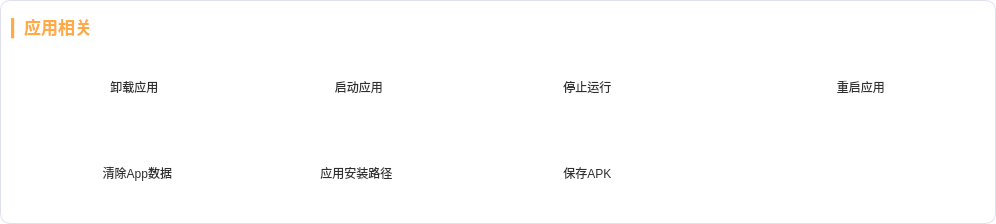
         <widget class="QWidget" name="widget_2" native="true">
          <property name="sizePolicy">
           <sizepolicy hsizetype="Expanding" vsizetype="Expanding">
            <horstretch>0</horstretch>
            <verstretch>0</verstretch>
           </sizepolicy>
          </property>
          <property name="minimumSize">
           <size>
            <width>0</width>
            <height>0</height>
           </size>
          </property>
          <property name="layoutDirection">
           <enum>Qt::LeftToRight</enum>
          </property>
          <property name="autoFillBackground">
           <bool>false</bool>
          </property>
          <property name="styleSheet">
           <string notr="true">QWidget{
	background-color:rgb(255, 255, 255);
	border-radius:10px;
	border: 1px solid rgb(223, 224, 238);
}</string>
          </property>
          <layout class="QGridLayout" name="gridLayout_3">
           <item row="0" column="0">
            <widget class="QLabel" name="label_7">
             <property name="sizePolicy">
              <sizepolicy hsizetype="Expanding" vsizetype="Fixed">
               <horstretch>0</horstretch>
               <verstretch>0</verstretch>
              </sizepolicy>
             </property>
             <property name="minimumSize">
              <size>
               <width>0</width>
               <height>30</height>
              </size>
             </property>
             <property name="font">
              <font>
               <family>华文楷体</family>
               <pointsize>13</pointsize>
               <weight>75</weight>
               <italic>false</italic>
               <bold>true</bold>
              </font>
             </property>
             <property name="styleSheet">
              <string notr="true">QLabel{
	font: 13pt &quot;华文楷体&quot;;
	font-weight:bold;
	color:rgb(255, 170, 68);
	border: none;
}</string>
             </property>
             <property name="text">
              <string>▎应用相关</string>
             </property>
            </widget>
           </item>
           <item row="2" column="0">
            <widget class="QToolButton" name="btn_uninstall_app">
             <property name="sizePolicy">
              <sizepolicy hsizetype="Expanding" vsizetype="Fixed">
               <horstretch>0</horstretch>
               <verstretch>0</verstretch>
              </sizepolicy>
             </property>
             <property name="minimumSize">
              <size>
               <width>200</width>
               <height>80</height>
              </size>
             </property>
             <property name="styleSheet">
              <string notr="true">QToolButton{
	font: 12pt &quot;楷体&quot;;
	color:rgb(47, 47, 47);
	qproperty-icon:url(:/new/image/image/icon_delete_apk.png);
	qproperty-iconSize:60px 60px;
    border: none; 
	border-radius: 10px;
	padding-left:20px;
	margin-left:20px;
}
QToolButton::hover {
	background-color:rgba(171, 171, 171,50);
}
</string>
             </property>
             <property name="text">
              <string>  卸载应用</string>
             </property>
             <property name="toolButtonStyle">
              <enum>Qt::ToolButtonTextBesideIcon</enum>
             </property>
            </widget>
           </item>
           <item row="2" column="4">
            <widget class="QToolButton" name="btn_restart_app">
             <property name="sizePolicy">
              <sizepolicy hsizetype="Expanding" vsizetype="Fixed">
               <horstretch>0</horstretch>
               <verstretch>0</verstretch>
              </sizepolicy>
             </property>
             <property name="minimumSize">
              <size>
               <width>300</width>
               <height>80</height>
              </size>
             </property>
             <property name="styleSheet">
              <string notr="true">QToolButton{
	font: 12pt &quot;楷体&quot;;
	color:rgb(47, 47, 47);
	qproperty-icon:url(:/new/image/image/icon_restart_phone.png);
	qproperty-iconSize:45px 45px;
    border: none; 
	border-radius: 10px;
	padding-left:20px;
	margin-left:25px;
}
QToolButton::hover {
	background-color:rgba(171, 171, 171,50);
}
</string>
             </property>
             <property name="text">
              <string>  重启应用</string>
             </property>
             <property name="toolButtonStyle">
              <enum>Qt::ToolButtonTextBesideIcon</enum>
             </property>
            </widget>
           </item>
           <item row="2" column="3">
            <widget class="QToolButton" name="btn_stop_app">
             <property name="sizePolicy">
              <sizepolicy hsizetype="Expanding" vsizetype="Fixed">
               <horstretch>0</horstretch>
               <verstretch>0</verstretch>
              </sizepolicy>
             </property>
             <property name="minimumSize">
              <size>
               <width>230</width>
               <height>80</height>
              </size>
             </property>
             <property name="styleSheet">
              <string notr="true">QToolButton{
	font: 12pt &quot;楷体&quot;;
	color:rgb(47, 47, 47);
	qproperty-icon:url(:/new/image/image/icon_stop_app.png);
	qproperty-iconSize:55px 55px;
    border: none; 
	border-radius: 10px;
	padding-left:20px;
	margin-left:20px;
}
QToolButton::hover {
	background-color:rgba(171, 171, 171,50);
}
</string>
             </property>
             <property name="text">
              <string>  停止运行</string>
             </property>
             <property name="toolButtonStyle">
              <enum>Qt::ToolButtonTextBesideIcon</enum>
             </property>
            </widget>
           </item>
           <item row="2" column="2">
            <widget class="QToolButton" name="btn_start_app">
             <property name="sizePolicy">
              <sizepolicy hsizetype="Expanding" vsizetype="Fixed">
               <horstretch>0</horstretch>
               <verstretch>0</verstretch>
              </sizepolicy>
             </property>
             <property name="minimumSize">
              <size>
               <width>220</width>
               <height>80</height>
              </size>
             </property>
             <property name="styleSheet">
              <string notr="true">QToolButton{
	font: 12pt &quot;楷体&quot;;
	color:rgb(47, 47, 47);
	qproperty-icon:url(:/new/image/image/icon_start_app.png);
	qproperty-iconSize:50px 50px;
    border: none; 
	border-radius: 10px;
	padding-left:20px;
	margin-left:25px;
}
QToolButton::hover {
	background-color:rgba(171, 171, 171,50);
}
</string>
             </property>
             <property name="text">
              <string>  启动应用</string>
             </property>
             <property name="toolButtonStyle">
              <enum>Qt::ToolButtonTextBesideIcon</enum>
             </property>
            </widget>
           </item>
           <item row="4" column="0" colspan="2">
            <widget class="QToolButton" name="btn_clear_app_data">
             <property name="sizePolicy">
              <sizepolicy hsizetype="Expanding" vsizetype="Fixed">
               <horstretch>0</horstretch>
               <verstretch>0</verstretch>
              </sizepolicy>
             </property>
             <property name="minimumSize">
              <size>
               <width>200</width>
               <height>80</height>
              </size>
             </property>
             <property name="styleSheet">
              <string notr="true">QToolButton{
	font: 12pt &quot;楷体&quot;;
	color:rgb(47, 47, 47);
	qproperty-icon:url(:/new/image/image/icon_clear_apk_data.png);
	qproperty-iconSize:50px 50px;
    border: none; 
	border-radius: 10px;
	padding-left:20px;
	margin-left:20px;
}
QToolButton::hover {
	background-color:rgba(171, 171, 171,50);
}
</string>
             </property>
             <property name="text">
              <string>  清除App数据</string>
             </property>
             <property name="toolButtonStyle">
              <enum>Qt::ToolButtonTextBesideIcon</enum>
             </property>
            </widget>
           </item>
           <item row="4" column="2">
            <widget class="QToolButton" name="btn_get_apk_path">
             <property name="sizePolicy">
              <sizepolicy hsizetype="Expanding" vsizetype="Fixed">
               <horstretch>0</horstretch>
               <verstretch>0</verstretch>
              </sizepolicy>
             </property>
             <property name="minimumSize">
              <size>
               <width>200</width>
               <height>80</height>
              </size>
             </property>
             <property name="styleSheet">
              <string notr="true">QToolButton{
	font: 12pt &quot;楷体&quot;;
	color:rgb(47, 47, 47);
	qproperty-icon:url(:/new/image/image/icon_detail.png);
	qproperty-iconSize:50px 50px;
    border: none; 
	border-radius: 10px;
	padding-left:20px;
	margin-left:20px;
}
QToolButton::hover {
	background-color:rgba(171, 171, 171,50);
}
</string>
             </property>
             <property name="text">
              <string>  应用安装路径</string>
             </property>
             <property name="toolButtonStyle">
              <enum>Qt::ToolButtonTextBesideIcon</enum>
             </property>
            </widget>
           </item>
           <item row="4" column="3">
            <widget class="QToolButton" name="btn_get_apk">
             <property name="sizePolicy">
              <sizepolicy hsizetype="Expanding" vsizetype="Fixed">
               <horstretch>0</horstretch>
               <verstretch>0</verstretch>
              </sizepolicy>
             </property>
             <property name="minimumSize">
              <size>
               <width>200</width>
               <height>80</height>
              </size>
             </property>
             <property name="styleSheet">
              <string notr="true">QToolButton{
	font: 12pt &quot;楷体&quot;;
	color:rgb(47, 47, 47);
	qproperty-icon:url(:/new/image/image/icon_install_apk.png);
	qproperty-iconSize:55px 55px;
    border: none; 
	border-radius: 10px;
	padding-left:20px;
	margin-left:20px;
}
QToolButton::hover {
	background-color:rgba(171, 171, 171,50);
}
</string>
             </property>
             <property name="text">
              <string>  保存APK</string>
             </property>
             <property name="toolButtonStyle">
              <enum>Qt::ToolButtonTextBesideIcon</enum>
             </property>
            </widget>
           </item>
          </layout>
         </widget>
